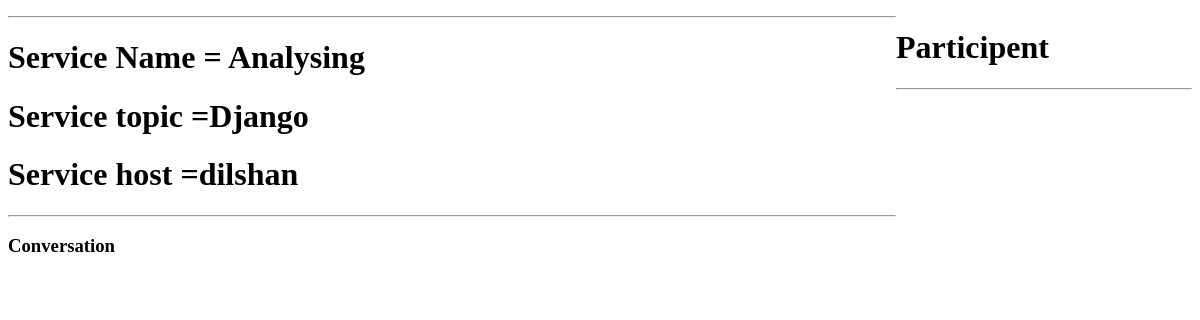
Page /customer/20/ on the earlier database version.
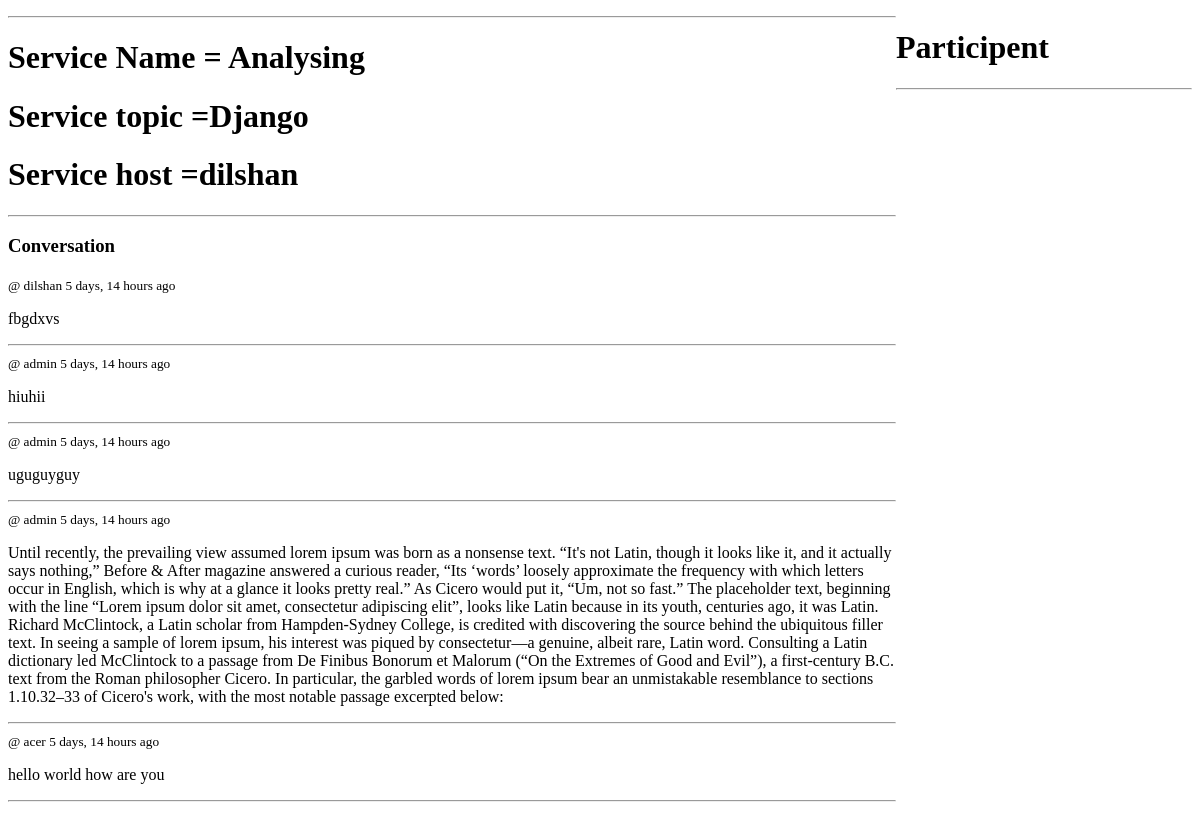
Same page on the later database version.
### customer/models.py (models this page shows, shortened)
class Message(models.Model):
    user = models.ForeignKey(User, on_delete=models.CASCADE)
    service = models.ForeignKey(Service, on_delete=models.CASCADE)
    body = models.TextField()
    update = models.DateTimeField(auto_now=True)
    create = models.DateTimeField(auto_now_add=True)

### customer/views.py (the view, shortened to what this page needs)
# urls.py: path('customer/<str:pk>/',views.coading, name='coading'),
def coading(request,pk):
    print(pk)
    serve = Service.objects.get(id=pk)
    serve_message =serve.message_set.all().order_by('-create')
    participant = serve.participants.all()
    print(participant)
    context= {'service': serve ,'serve_message':serve_message
              ,'participant':participant}
    return render(request, 'Coading.html',context)

### customer/models.py (called while the page is built)
    def __str__(self):
        return self.name

### templates/Coading.html (shortened to what this page needs)
<!DOCTYPE html>
<html lang="en">
<head>
</head>
<body>
<div class="service-container">
    <div>
                <hr/>
                    <div>
                        <h1>Service Name = {{ service.Service_name }}</h1>
                        <h1>Service topic ={{ service.topic }}</h1>
                        <h1>Service host ={{ service.host }}</h1>
                    </div>
                <hr/>
        <div class="commernt-wrapper">
            <h3>Conversation</h3>
            {% for message in serve_message %}
                <div>
                    <small>@ {{ message.user }}  {{ message.create | timesince }}  ago</small>
                    <p>{{ message.body }}</p>
                    <hr>
                </div>
            {% endfor %}
        </div>
    </div>
    <div>
       <h1>Participent</h1>
        <hr>
    </div>
</div>
</body>
</html>

Differences in the rows shown:
added Message: user "dilshan", create "5 days, 14 hours", body "fbgdxvs"
added Message: user "admin", create "5 days, 14 hours", body "hiuhii"
added Message: user "admin", create "5 days, 14 hours", body "uguguyguy"
added Message: user "admin", create "5 days, 14 hours", body "Until recently, the prevailing view assumed lorem ipsum was born as a nonsense text. “It's not Latin, though it looks like it, and it actually says nothing,” Before & After magazine answered a curious reader, “Its ‘words’ loosely approximate the frequency with which letters occur in English, which is why at a glance it looks pretty real.” As Cicero would put it, “Um, not so fast.” The placeholder text, beginning with the line “Lorem ipsum dolor sit amet, consectetur adipiscing elit”, looks like Latin because in its youth, centuries ago, it was Latin. Richard McClintock, a Latin scholar from Hampden-Sydney College, is credited with discovering the source behind the ubiquitous filler text. In…"
added Message: user "acer", create "5 days, 14 hours", body "hello world how are you"
